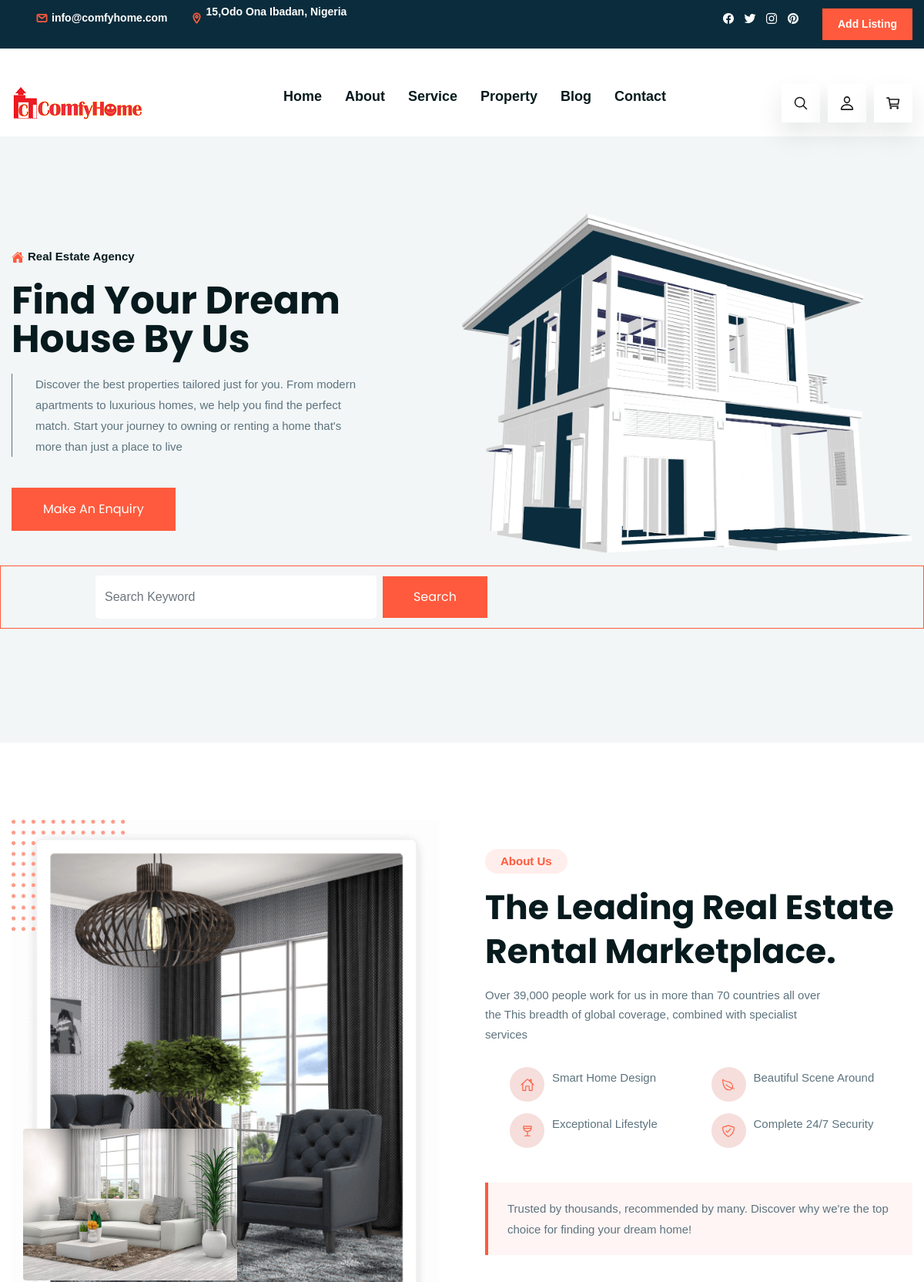
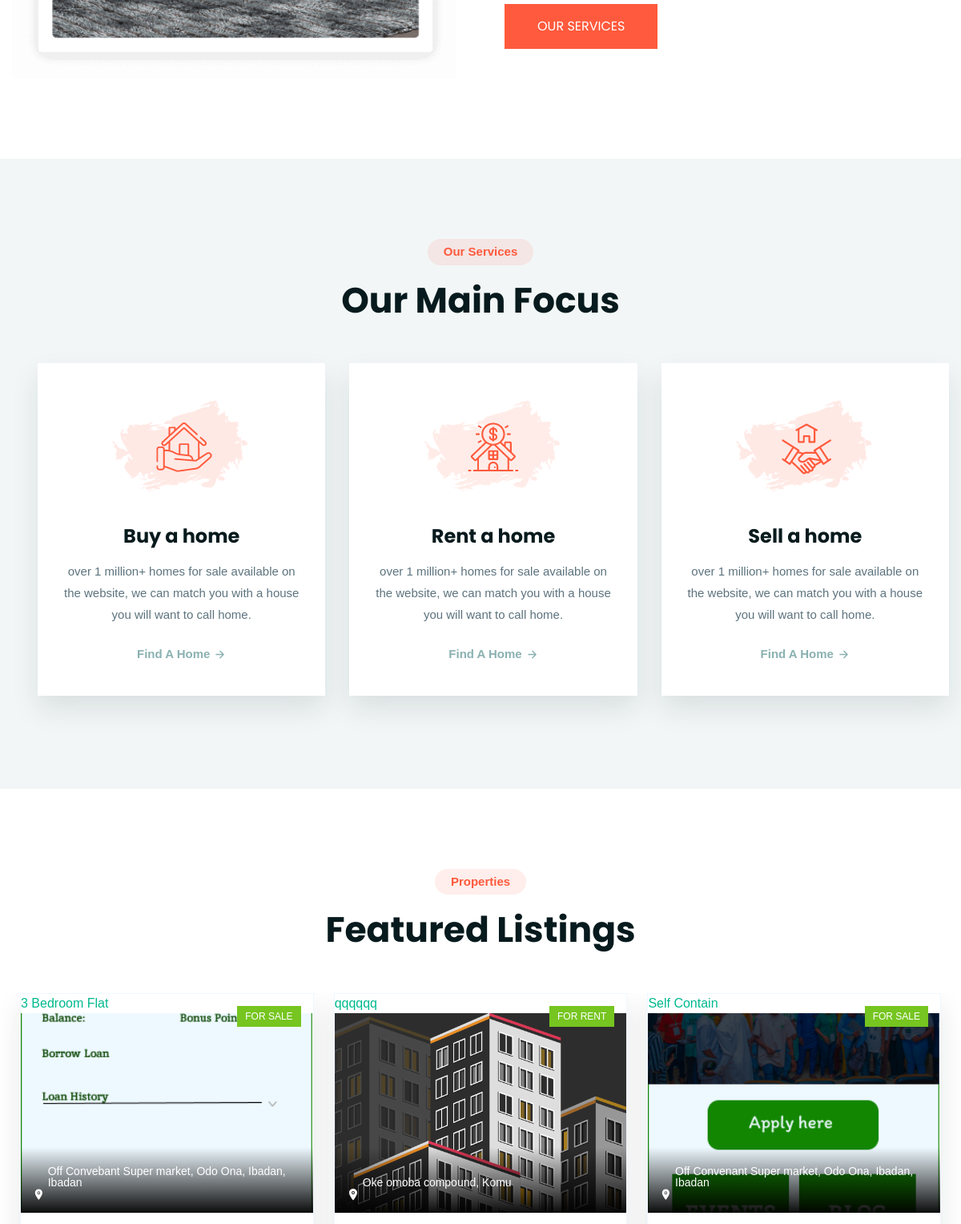
The page / (upper part) on the database its author committed (2 pictures, top to bottom).
### RealEstate/models.py (models this page shows, shortened)
class Property(models.Model):
    owner = models.ForeignKey(User, on_delete=models.CASCADE, related_name='properties')
    title = models.CharField(max_length=255)
    description = models.TextField()
    address = models.CharField(max_length=255)
    city = models.CharField(max_length=100)
    state = models.CharField(max_length=100)
    zip_code = models.CharField(max_length=10)
    sale_or_rent = models.CharField(max_length=4, choices=PROPERTY_TYPE_CHOICES)
    price = models.DecimalField(max_digits=10, decimal_places=2)
    property_type = models.CharField(max_length=50, choices=[('Apartment','Apartment'),
    ('House', 'House'), ('Condo', 'Condo')])
    bedrooms = models.IntegerField()
    bathrooms = models.IntegerField()
    square_feet = models.IntegerField()
    main_image = models.ImageField(upload_to='property_images/') #THE DIRECTORY
    created_at = models.DateTimeField(auto_now_add=True)
    updated_at = models.DateTimeField(default=now)

### RealEstate/views.py (the view)
# urls.py: path('', index, name='index'),
def index(request):
    all_properties = list(Property.objects.all())
    properties = random.sample(all_properties, min(3, len(all_properties)))  # Pick 3 random properties or fewer if there are less than 3
    return render(request, 'homeverse/index.html', {'properties': properties})

### RealEstate/models.py (called while the page is built)
    def __str__(self):
        return self.username

### RealEstate/templates/homeverse/index.html (shortened to what this page needs)
{% load static %}
<!DOCTYPE html>
<html lang="en">
<head>
  <link href="{% static 'css/bootstrap.min.css' %}" rel="stylesheet">
  <link rel="stylesheet" href="{% static 'css/style.css' %}">
</head>
<body>
  {% include "homeverse/nav.html" %}
  <main>
    <article>
      <section class="hero" id="home">
        <div class="container">
          <div class="hero-content">
            <p class="hero-subtitle">
              <ion-icon name="home"></ion-icon>
              <span>Real Estate Agency</span>
            </p>
            <h2 class="h1 hero-title">Find Your Dream House By Us</h2>
            <p class="hero-text">
              Discover the best properties tailored just for you. From modern apartments to luxurious homes, we help you find the perfect match. Start your journey to owning or renting a home that's more than just a place to live
            </p>
            <button class="btn_">Make An Enquiry</button>
          </div>
          <figure class="hero-banner">
            <img src="{% static 'images/hero-banner.png'%}" alt="Modern house model" class="w-100">
          </figure>
        </div>
          <div class="container-fluid search_container  mb-5  wow fadeIn" data-wow-delay="0.1s" style="padding: 12px;">
            <div class="container align-items-center">
              <form class="container d-flex ms-lg-5 ps-lg-5" method="GET" action="{% url 'property_search' %}" role="search">
                <input id="index-search" type="text" name="q" class="form-control me-2 border-0 py-3" placeholder="Search Keyword">
                <button class="btn_ border-0">Search</button>
            </form>
            </div>
        </div>
      </section>
      <section class="about" id="about">
        <div class="container">
          <figure class="about-banner">
            <img src="{% static 'images/about-banner-1.png'%}" alt="House interior">
            <img src="{% static 'images/about-banner-2.jpg'%}" alt="House interior" class="abs-img">
          </figure>
          <div class="about-content">
            <p class="section-subtitle">About Us</p>
            <h2 class="h2 section-title">The Leading Real Estate Rental Marketplace.</h2>
            <p class="about-text">
              Over 39,000 people work for us in more than 70 countries all over the This breadth of global coverage,
              combined with
              specialist services
            </p>
            <ul class="about-list">
              <li class="about-item">
                <div class="about-item-icon">
                  <ion-icon name="home-outline"></ion-icon>
                </div>
                <p class="about-item-text">Smart Home Design</p>
              </li>
              <li class="about-item">
                <div class="about-item-icon">
                  <ion-icon name="leaf-outline"></ion-icon>
                </div>
                <p class="about-item-text">Beautiful Scene Around</p>
              </li>
              <li class="about-item">
                <div class="about-item-icon">
                  <ion-icon name="wine-outline"></ion-icon>
                </div>
                <p class="about-item-text">Exceptional Lifestyle</p>
              </li>
              <li class="about-item">
                <div class="about-item-icon">
                  <ion-icon name="shield-checkmark-outline"></ion-icon>
                </div>
                <p class="about-item-text">Complete 24/7 Security</p>
              </li>
            </ul>
            <p class="callout">
              Trusted by thousands, recommended by many. Discover why we're the top choice for finding your dream home!
            </p>
            <a href="#service" class="btn_">Our Services</a>
          </div>
        </div>
      </section>
      <section class="service" id="service">
        <div class="container">
          <p class="section-subtitle">Our Services</p>
          <h2 class="h2 section-title">Our Main Focus</h2>
          <ul class="service-list">
            <li>
              <div class="service-card">
                <div class="card-icon">
                  <img src="{% static 'images/service-1.png'%}" alt="Service icon">
                </div>
                <h3 class="h3 card-title">
                  <a href="#">Buy a home</a>
                </h3>
                <p class="card-text">
                  over 1 million+ homes for sale available on the website, we can match you with a house you will want
                  to call home.
                </p>
                <a href="#" class="card-link">
                  <span>Find A Home</span>
                  <ion-icon name="arrow-forward-outline"></ion-icon>
                </a>
              </div>
            </li>
            <li>
              <div class="service-card">
                <div class="card-icon">
                  <img src="{% static 'images/service-2.png'%}" alt="Service icon">
                </div>
                <h3 class="h3 card-title">
                  <a href="#">Rent a home</a>
                </h3>
                <p class="card-text">
                  over 1 million+ homes for sale available on the website, we can match you with a house you will want
                  to call home.
                </p>
                <a href="#" class="card-link">
                  <span>Find A Home</span>
                  <ion-icon name="arrow-forward-outline"></ion-icon>
                </a>
              </div>
            </li>
            <li>
              <div class="service-card">
                <div class="card-icon">
                  <img src="{% static 'images/service-3.png'%}" alt="Service icon">
                </div>
                <h3 class="h3 card-title">
                  <a href="#">Sell a home</a>
                </h3>
                <p class="card-text">
                  over 1 million+ homes for sale available on the website, we can match you with a house you will want
                  to call home.
                </p>
                <a href="#" class="card-link">
                  <span>Find A Home</span>
                  <ion-icon name="arrow-forward-outline"></ion-icon>
                </a>
              </div>
            </li>
          </ul>
        </div>
      </section>
<section class="property" id="property">
        <div class="container">
          <p class="section-subtitle">Properties</p>
          <h2 class="h2 section-title">Featured Listings</h2>
          <ul class="property-list has-scrollbar">
        {% for property in properties %}
<li>
    <div class="property-card">
        <figure class="card-banner">
          <a href="{% url 'property_detail' property.pk %}">{{ property.title }}
                {% if property.main_image %}
                    <img src="{{ property.main_image.url }}" alt="{{ property.title }}" class="w-100">
                {% else %}
                    <img src="{% static 'images/default-property.jpg' %}" alt="Default Property Image" class="w-100">
                {% endif %}
            </a>
            {% if property.sale_or_rent == 'sale' %}
            <div class="card-badge green">For Sale</div>
            {% elif property.sale_or_rent == 'rent' %}
            <div class="card-badge green">For Rent</div>
            {% else %}
            <div class="card-badge green">Undefined</div>
            {% endif %}
            <div class="banner-actions">
                <button class="banner-actions-btn">
                    <ion-icon name="location"></ion-icon>
                    <address>{{ property.address }}, {{ property.city }}</address>
                </button>
            </div>
        </figure>
    </div>
</li>
{% endfor %}
          </ul>
        </div>
</section>
    </article>
  </main>
{% include "homeverse/footer.html" %}
</body>
</html>

### rows shown on the page
Property: title "3 Bedroom Flat", main_image (picture), sale_or_rent "FOR SALE", address "Off Convebant Super market, Odo Ona, Ibadan", city "Ibadan"
Property: title "qqqqqq", main_image (picture), sale_or_rent "FOR RENT", address "Oke omoba compound", city "Komu"
Property: title "Self Contain", main_image (picture), sale_or_rent "FOR SALE", address "Off Convenant Super market, Odo Ona, Ibadan", city "Ibadan"
